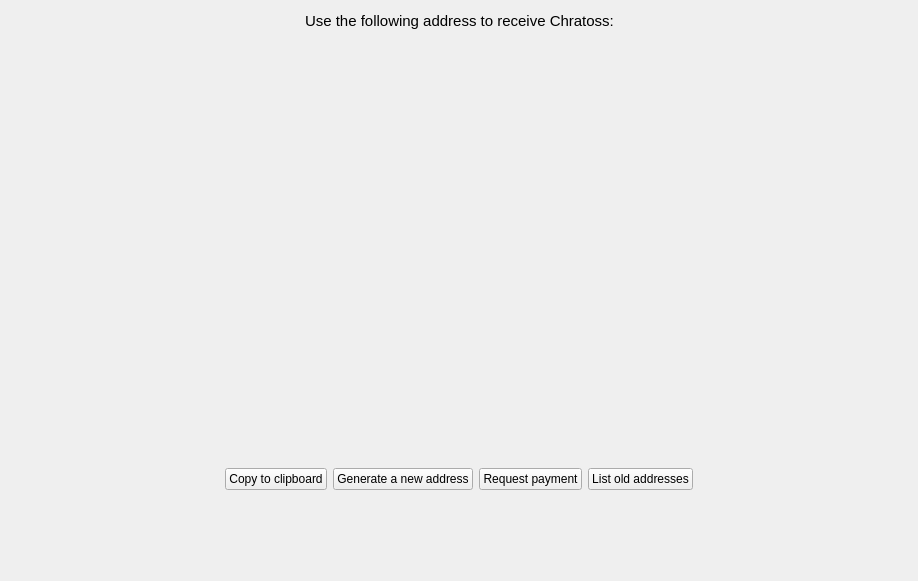
<?xml version="1.0" encoding="UTF-8"?>
<ui version="4.0">
 <class>getAddressToReceive</class>
 <widget class="QWidget" name="getAddressToReceive">
  <property name="windowModality">
   <enum>Qt::NonModal</enum>
  </property>
  <property name="geometry">
   <rect>
    <x>0</x>
    <y>0</y>
    <width>918</width>
    <height>581</height>
   </rect>
  </property>
  <property name="sizePolicy">
   <sizepolicy hsizetype="MinimumExpanding" vsizetype="MinimumExpanding">
    <horstretch>0</horstretch>
    <verstretch>0</verstretch>
   </sizepolicy>
  </property>
  <property name="windowTitle">
   <string>Form</string>
  </property>
  <layout class="QGridLayout" name="gridLayout">
   <item row="0" column="0">
    <layout class="QVBoxLayout" name="verticalLayout">
     <property name="sizeConstraint">
      <enum>QLayout::SetNoConstraint</enum>
     </property>
     <item>
      <layout class="QHBoxLayout" name="horizontalLayout">
       <item>
        <spacer name="horizontalSpacer">
         <property name="orientation">
          <enum>Qt::Horizontal</enum>
         </property>
         <property name="sizeHint" stdset="0">
          <size>
           <width>40</width>
           <height>20</height>
          </size>
         </property>
        </spacer>
       </item>
       <item>
        <widget class="QLabel" name="label">
         <property name="font">
          <font>
           <pointsize>11</pointsize>
          </font>
         </property>
         <property name="text">
          <string>Use the following address to receive Chratoss:</string>
         </property>
        </widget>
       </item>
       <item>
        <spacer name="horizontalSpacer_2">
         <property name="orientation">
          <enum>Qt::Horizontal</enum>
         </property>
         <property name="sizeHint" stdset="0">
          <size>
           <width>40</width>
           <height>20</height>
          </size>
         </property>
        </spacer>
       </item>
      </layout>
     </item>
     <item>
      <spacer name="verticalSpacer">
       <property name="orientation">
        <enum>Qt::Vertical</enum>
       </property>
       <property name="sizeType">
        <enum>QSizePolicy::Maximum</enum>
       </property>
       <property name="sizeHint" stdset="0">
        <size>
         <width>20</width>
         <height>40</height>
        </size>
       </property>
      </spacer>
     </item>
     <item>
      <spacer name="verticalSpacer_2">
       <property name="orientation">
        <enum>Qt::Vertical</enum>
       </property>
       <property name="sizeHint" stdset="0">
        <size>
         <width>20</width>
         <height>40</height>
        </size>
       </property>
      </spacer>
     </item>
     <item>
      <layout class="QHBoxLayout" name="horizontalLayout_8">
       <item>
        <spacer name="horizontalSpacer_4">
         <property name="orientation">
          <enum>Qt::Horizontal</enum>
         </property>
         <property name="sizeHint" stdset="0">
          <size>
           <width>40</width>
           <height>20</height>
          </size>
         </property>
        </spacer>
       </item>
       <item>
        <layout class="QHBoxLayout" name="horizontalLayout_2">
         <item>
          <spacer name="horizontalSpacer_16">
           <property name="orientation">
            <enum>Qt::Horizontal</enum>
           </property>
           <property name="sizeHint" stdset="0">
            <size>
             <width>40</width>
             <height>20</height>
            </size>
           </property>
          </spacer>
         </item>
         <item>
          <layout class="QVBoxLayout" name="verticalLayout_3">
           <item>
            <widget class="QRImageWidget" name="lblQRCode">
             <property name="sizePolicy">
              <sizepolicy hsizetype="Expanding" vsizetype="Fixed">
               <horstretch>0</horstretch>
               <verstretch>0</verstretch>
              </sizepolicy>
             </property>
             <property name="minimumSize">
              <size>
               <width>300</width>
               <height>320</height>
              </size>
             </property>
             <property name="toolTip">
              <string>QR Code</string>
             </property>
             <property name="styleSheet">
              <string notr="true"/>
             </property>
             <property name="textFormat">
              <enum>Qt::PlainText</enum>
             </property>
             <property name="alignment">
              <set>Qt::AlignCenter</set>
             </property>
             <property name="wordWrap">
              <bool>true</bool>
             </property>
            </widget>
           </item>
          </layout>
         </item>
         <item>
          <spacer name="horizontalSpacer_15">
           <property name="orientation">
            <enum>Qt::Horizontal</enum>
           </property>
           <property name="sizeHint" stdset="0">
            <size>
             <width>40</width>
             <height>20</height>
            </size>
           </property>
          </spacer>
         </item>
        </layout>
       </item>
       <item>
        <spacer name="horizontalSpacer_3">
         <property name="orientation">
          <enum>Qt::Horizontal</enum>
         </property>
         <property name="sizeHint" stdset="0">
          <size>
           <width>40</width>
           <height>20</height>
          </size>
         </property>
        </spacer>
       </item>
      </layout>
     </item>
     <item>
      <spacer name="verticalSpacer_3">
       <property name="orientation">
        <enum>Qt::Vertical</enum>
       </property>
       <property name="sizeHint" stdset="0">
        <size>
         <width>20</width>
         <height>40</height>
        </size>
       </property>
      </spacer>
     </item>
     <item>
      <layout class="QHBoxLayout" name="horizontalLayout_7">
       <item>
        <spacer name="horizontalSpacer_13">
         <property name="orientation">
          <enum>Qt::Horizontal</enum>
         </property>
         <property name="sizeHint" stdset="0">
          <size>
           <width>40</width>
           <height>20</height>
          </size>
         </property>
        </spacer>
       </item>
       <item>
        <widget class="QPushButton" name="copyClipboardButton">
         <property name="text">
          <string>Copy to clipboard</string>
         </property>
        </widget>
       </item>
       <item>
        <widget class="QPushButton" name="newAddressButton">
         <property name="text">
          <string>Generate a new address</string>
         </property>
        </widget>
       </item>
       <item>
        <widget class="QPushButton" name="requestPaymentButton">
         <property name="text">
          <string>Request payment</string>
         </property>
        </widget>
       </item>
       <item>
        <widget class="QPushButton" name="requestNewAddressButton">
         <property name="text">
          <string>List old addresses</string>
         </property>
        </widget>
       </item>
       <item>
        <spacer name="horizontalSpacer_14">
         <property name="orientation">
          <enum>Qt::Horizontal</enum>
         </property>
         <property name="sizeHint" stdset="0">
          <size>
           <width>40</width>
           <height>20</height>
          </size>
         </property>
        </spacer>
       </item>
      </layout>
     </item>
     <item>
      <spacer name="verticalSpacer_4">
       <property name="orientation">
        <enum>Qt::Vertical</enum>
       </property>
       <property name="sizeType">
        <enum>QSizePolicy::MinimumExpanding</enum>
       </property>
       <property name="sizeHint" stdset="0">
        <size>
         <width>20</width>
         <height>80</height>
        </size>
       </property>
      </spacer>
     </item>
    </layout>
   </item>
  </layout>
 </widget>
 <customwidgets>
  <customwidget>
   <class>QRImageWidget</class>
   <extends>QLabel</extends>
   <header>receiverequestdialog.h</header>
  </customwidget>
 </customwidgets>
 <resources/>
 <connections/>
</ui>
